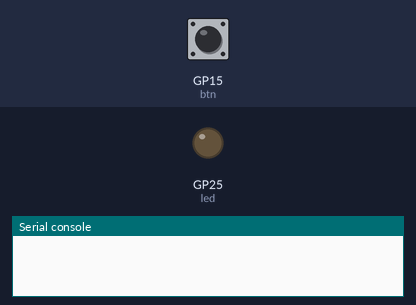
A program run on a simulated Raspberry Pi Pico running MicroPython. On the bench: output pins drawn as LEDs (lit = HIGH), the last lines printed to the serial console. Dashed ring = blinking. The inputs (shaded band) are chosen by the test bench; at power-on: GP15 (btn) HIGH.

Above: at 1.2 s.
1.3 s: GP15 (btn) pulled LOW for 1 s
At 1.55 s:
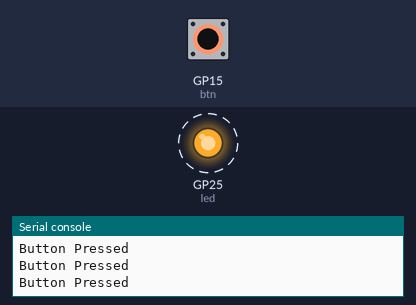
4.3 s: GP15 (btn) pulled LOW for 3.2 s
At 7.9 s:
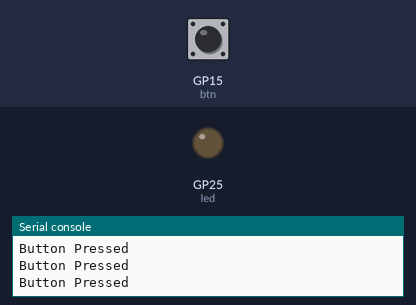
Timing chart, 0 to 9.4 s (numbered marks = the images above; inputs shaded):
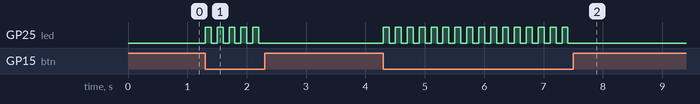

Measured:
- after the input at 1.3 s, GP25 (led): alternates HIGH for 0.10 s and LOW for 0.10 s, 10 changes in all, then stays LOW, starting at once
- after the input at 4.3 s, GP25 (led): alternates HIGH for 0.10 s and LOW for 0.10 s, 32 changes in all, then stays LOW, starting at once

The program:

PushButton1.py
```python
from machine import Pin
#import time
from time import sleep

btn = Pin(15, Pin.IN, Pin.PULL_UP)
led = Pin(25, Pin.OUT)

while True:
    if btn.value() == 0:  		# Button pressed (LOW state)
        print("Button Pressed")	# Print "Button Pressed" on the shell
        led.toggle()			# Toggle LED (on/off)
    #time.sleep(0.1)  			# Debounce delay
    sleep(0.1)					# Debounce delay
```
